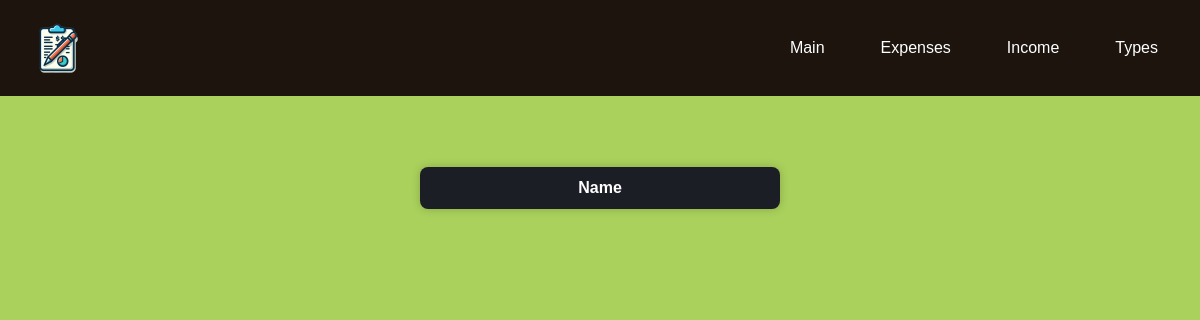
Page /types/list on the earlier database version.
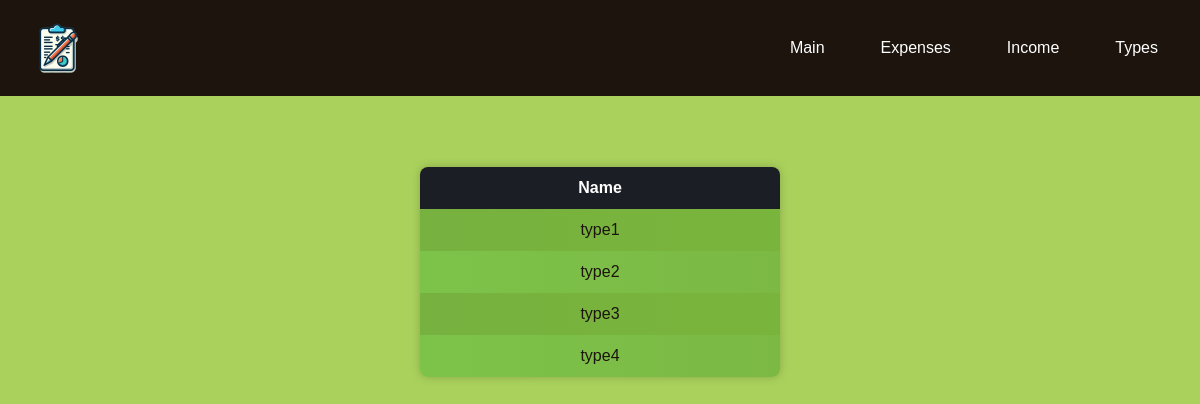
Same page on the later database version.
### tables this page shows
CREATE TABLE type (
            id INTEGER PRIMARY KEY AUTOINCREMENT,
            name TEXT UNIQUE NOT NULL 
        );

### routes.py (the view)
@app.route("/types/list")
def listtypes():
    conn = sqlite3.connect("finance.db")
    cursor = conn.cursor()
    cursor.execute("SELECT * FROM type")
    types = cursor.fetchall()
    return render_template("list_types.html", types=types)

### templates/list_types.html
{% extends 'main_layout.html' %}
{% block content %}
  <br>
  <table>
    <tr>
      <th>Name</th>
    </tr>
    {% for data in types %}
      <tr onclick="window.location.href='/types/list/{{ data[0] }}'">
        <td>{{ data[1] }}</td>
      </tr>
    {% endfor %}
  </table>
{% endblock %}

### templates/main_layout.html (shortened to what this page needs)
<!DOCTYPE html>
<html>
  <head>
    <link rel="stylesheet" type="text/css" href="{{ url_for('static', filename = 'CSS/main_css.css') }}">
    <link rel="stylesheet" type="text/css" href="{{ url_for('static', filename = 'CSS/buttons.css') }}">
    <link rel="stylesheet" type="text/css" href="{{ url_for('static', filename = 'CSS/table.css') }}">
  </head>
  <body>
    <div class="header_tab">
      <img class="logo" src="{{ url_for('static', filename='assets/th.png') }}" onclick="goToHomePage()" style="cursor: pointer;"/>
      <ul class="nav">
        <li><a href="/">Main</a></li>
        <li><a href="/expenses"">Expenses</a></li>
        <li><a href="/income"">Income</a></li>
        <li><a href="/types">Types</a></li>
      </ul>
    </div>
    <div class="main_content">
      {% block content %}
      {% endblock %}
    </div>
  </body>
</html>

### static/CSS/main_css.css (style rules this page uses)
body { margin: 0; font-family: Arial, sans-serif; background-color: #F2E9E1; color: #1C140D; }
.header_tab { background-color: #1C140D; padding: 2vh 2vw; display: flex; align-items: center; justify-content: space-between; position: fixed; top: 0; width: 100%; z-index: 1000; box-sizing: border-box; }
.header_tab .logo { height: 8vh; cursor: pointer; margin-right: 2vw; }
.nav { list-style-type: none; margin: 0; padding: 0; display: flex; gap: 20px; margin-left: auto; }
.nav li { display: inline; }
.nav a { color: #FFFFFF; text-decoration: none; padding: 1vh 2vw; display: block; }
.main_content { display: flex; align-items: center; flex-direction: column; text-align: center; background-color: #AAD15C; padding: 5vh 5vw; min-height: 100vh; margin-top: calc(2vh + 8vh); box-sizing: border-box; overflow-x: hidden; white-space: pre-line; }
@media (max-width: 1200px) { .nav a { padding: 1vh 1.5vw; } }
* { scrollbar-width: thin; scrollbar-color: #888 #f1f1f1; }
body { -ms-overflow-style: -ms-autohiding-scrollbar; }

### static/CSS/table.css (style rules this page uses)
table { border-collapse: collapse; width: calc(100% / 3); margin: 10%; margin-top: 1%; box-shadow: 0 0 10px rgba(0, 0, 0, 0.2); border-radius: 8px; overflow: hidden; }
th, td { padding: 12px; text-align: center; transition: background-color 0.3s ease, color 0.3s ease; }
th { background-color: #1b1e24; color: #fff; }
tr:nth-child(even) td { background: linear-gradient(to right, #77B13F, #79B53C); }
tr:nth-child(odd) td { background: linear-gradient(to right, #7DC34A, #7BB944); }

Differences in the rows shown:
added type: name "type1"
added type: name "type2"
added type: name "type3"
added type: name "type4"
